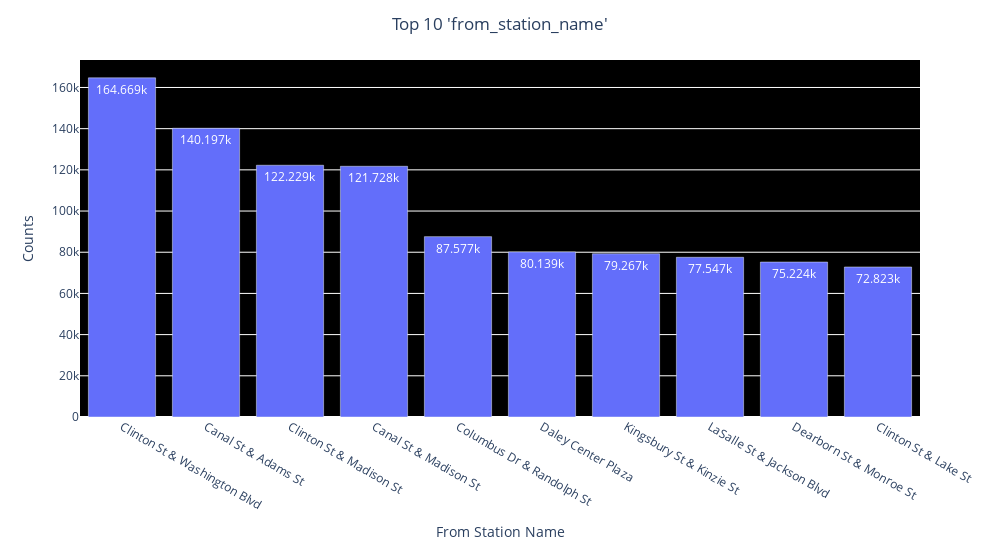

Write notebook code for a chart like this one.
### Code cell
fig = (
    px.bar(
        df_top10,
        x = 'from_station_name',
        y = 'Counts',
        text_auto = True,
        labels = {"from_station_name": "From Station Name",},
        width = 1000,
        height = 550
    )
)

fig.update_traces(hoverinfo = "all")

fig.update_layout(
        # update layout with titles
        title = {
            "text": "Top 10 'from_station_name'",
            "x": 0.5,
        },
        yaxis_title = "Counts",
        plot_bgcolor = 'black',
        
)

fig.update_xaxes(categoryorder = "total descending")

# display the figure
fig.show()

### Figure 1 — Plotly figure (JSON) as saved in the notebook; plotly's stock layout.template omitted (floating-point values rounded to 4 significant figures)
{"data": [{"alignmentgroup": "True", "hoverinfo": "all", "hovertemplate": "From Station Name=%{x}<br>Counts=%{y}<extra></extra>", "legendgroup": "", "marker": {"color": "#636efa", "pattern": {"shape": ""}}, "name": "", "offsetgroup": "", "orientation": "v", "showlegend": false, "textposition": "auto", "texttemplate": "%{y}", "type": "bar", "x": ["Clinton St & Washington Blvd", "Canal St & Adams St", "Clinton St & Madison St", "Canal St & Madison St", "Columbus Dr & Randolph St", "Daley Center Plaza", "Kingsbury St & Kinzie St", "LaSalle St & Jackson Blvd", "Dearborn St & Monroe St", "Clinton St & Lake St"], "xaxis": "x", "y": [164669, 140197, 122229, 121728, 87577, 80139, 79267, 77547, 75224, 72823], "yaxis": "y"}], "layout": {"barmode": "relative", "height": 550, "legend": {"tracegroupgap": 0}, "margin": {"t": 60}, "plot_bgcolor": "black", "title": {"text": "Top 10 'from_station_name'", "x": 0.5}, "width": 1000, "xaxis": {"anchor": "y", "autorange": true, "categoryorder": "total descending", "domain": [0, 1], "range": [-0.5, 9.5], "title": {"text": "From Station Name"}, "type": "category"}, "yaxis": {"anchor": "x", "autorange": true, "domain": [0, 1], "range": [0, 173300.0], "title": {"text": "Counts"}, "type": "linear"}}}
